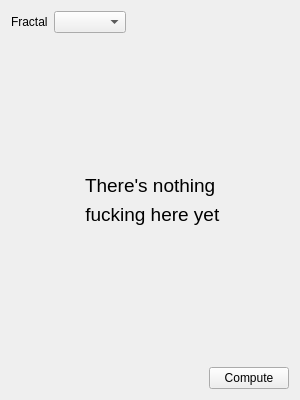
<?xml version="1.0" encoding="UTF-8"?>
<ui version="4.0">
 <class>ComputationWidget</class>
 <widget class="QWidget" name="ComputationWidget">
  <property name="geometry">
   <rect>
    <x>0</x>
    <y>0</y>
    <width>300</width>
    <height>400</height>
   </rect>
  </property>
  <property name="minimumSize">
   <size>
    <width>300</width>
    <height>400</height>
   </size>
  </property>
  <property name="windowTitle">
   <string>Computation Controls</string>
  </property>
  <layout class="QGridLayout" name="gridLayout">
   <item row="6" column="0">
    <layout class="QHBoxLayout" name="horizontalLayout_2">
     <item>
      <spacer name="horizontalSpacer">
       <property name="orientation">
        <enum>Qt::Horizontal</enum>
       </property>
       <property name="sizeHint" stdset="0">
        <size>
         <width>40</width>
         <height>20</height>
        </size>
       </property>
      </spacer>
     </item>
     <item>
      <widget class="QPushButton" name="btn_compute">
       <property name="text">
        <string>Compute</string>
       </property>
      </widget>
     </item>
    </layout>
   </item>
   <item row="1" column="0">
    <layout class="QHBoxLayout" name="horizontalLayout">
     <item>
      <widget class="QLabel" name="label">
       <property name="minimumSize">
        <size>
         <width>0</width>
         <height>0</height>
        </size>
       </property>
       <property name="text">
        <string>Fractal</string>
       </property>
      </widget>
     </item>
     <item>
      <widget class="QComboBox" name="cb_fractal"/>
     </item>
     <item>
      <spacer name="horizontalSpacer_3">
       <property name="orientation">
        <enum>Qt::Horizontal</enum>
       </property>
       <property name="sizeHint" stdset="0">
        <size>
         <width>40</width>
         <height>20</height>
        </size>
       </property>
      </spacer>
     </item>
    </layout>
   </item>
   <item row="3" column="0">
    <layout class="QHBoxLayout" name="horizontalLayout_3">
     <item>
      <spacer name="horizontalSpacer_2">
       <property name="orientation">
        <enum>Qt::Horizontal</enum>
       </property>
       <property name="sizeHint" stdset="0">
        <size>
         <width>40</width>
         <height>20</height>
        </size>
       </property>
      </spacer>
     </item>
     <item>
      <widget class="QLabel" name="label_2">
       <property name="font">
        <font>
         <pointsize>14</pointsize>
        </font>
       </property>
       <property name="text">
        <string>There's nothing</string>
       </property>
      </widget>
     </item>
     <item>
      <spacer name="horizontalSpacer_4">
       <property name="orientation">
        <enum>Qt::Horizontal</enum>
       </property>
       <property name="sizeHint" stdset="0">
        <size>
         <width>40</width>
         <height>20</height>
        </size>
       </property>
      </spacer>
     </item>
    </layout>
   </item>
   <item row="4" column="0">
    <layout class="QHBoxLayout" name="horizontalLayout_4">
     <item>
      <spacer name="horizontalSpacer_5">
       <property name="orientation">
        <enum>Qt::Horizontal</enum>
       </property>
       <property name="sizeHint" stdset="0">
        <size>
         <width>40</width>
         <height>20</height>
        </size>
       </property>
      </spacer>
     </item>
     <item>
      <widget class="QLabel" name="label_3">
       <property name="font">
        <font>
         <pointsize>14</pointsize>
        </font>
       </property>
       <property name="text">
        <string> fucking here yet</string>
       </property>
      </widget>
     </item>
     <item>
      <spacer name="horizontalSpacer_6">
       <property name="orientation">
        <enum>Qt::Horizontal</enum>
       </property>
       <property name="sizeHint" stdset="0">
        <size>
         <width>40</width>
         <height>20</height>
        </size>
       </property>
      </spacer>
     </item>
    </layout>
   </item>
   <item row="5" column="0">
    <spacer name="verticalSpacer">
     <property name="orientation">
      <enum>Qt::Vertical</enum>
     </property>
     <property name="sizeHint" stdset="0">
      <size>
       <width>20</width>
       <height>40</height>
      </size>
     </property>
    </spacer>
   </item>
   <item row="2" column="0">
    <spacer name="verticalSpacer_2">
     <property name="orientation">
      <enum>Qt::Vertical</enum>
     </property>
     <property name="sizeHint" stdset="0">
      <size>
       <width>20</width>
       <height>40</height>
      </size>
     </property>
    </spacer>
   </item>
  </layout>
 </widget>
 <resources/>
 <connections/>
</ui>
